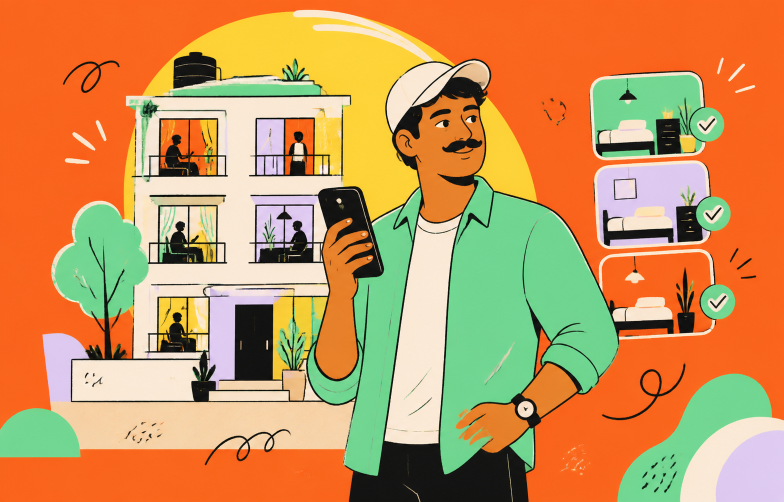
#> input picture src/assets/pg-hub/pg-hub-motion-hero.png, 1568 x 1003 px (shown at 1/2 size)
$ python generate_frames.py
#> lines starting #> are read from the running program, lines starting #| are printed output that depends on the picture
from PIL import Image, ImageDraw, ImageFont, ImageFilter
from pathlib import Path
import math
import random

ROOT = Path(__file__).resolve().parents[1]
OUT = ROOT / "video" / "frames"
OUT.mkdir(parents=True, exist_ok=True)

W, H, FPS, SECONDS = 1080, 1920, 24, 8
INK = "#101116"
CREAM = "#F4EFE3"
ORANGE = "#F26A2E"
YELLOW = "#FFD84D"
MINT = "#78DFA7"
LILAC = "#E7D8FF"
BLUE = "#635BFF"
PINK = "#FF78D1"

FONT_BLACK = "/System/Library/Fonts/Supplemental/Arial Black.ttf"
FONT_BOLD = "/System/Library/Fonts/Supplemental/Arial Bold.ttf"
FONT_SERIF = "/System/Library/Fonts/Supplemental/Georgia Bold Italic.ttf"
FONT_MONO = "/System/Library/Fonts/SFNSMono.ttf"

def font(path, size):
    try:
        return ImageFont.truetype(path, size)
    except OSError:
        return ImageFont.truetype(FONT_BOLD, size)

F_HUGE = font(FONT_BLACK, 218)
F_BIG = font(FONT_BLACK, 122)
F_MED = font(FONT_BLACK, 78)
F_CARD = font(FONT_BLACK, 54)
F_SERIF_BIG = font(FONT_SERIF, 116)
F_SMALL = font(FONT_BOLD, 32)
F_TINY = font(FONT_MONO, 22)

def clamp(v, lo=0.0, hi=1.0):
    return max(lo, min(hi, v))

def ease_out(v):
    v = clamp(v)
    return 1 - (1 - v) ** 3

# [4 lines left out: function ease_back, not called in this run]

def ease_in_out(v):
    v = clamp(v)
    return -(math.cos(math.pi * v) - 1) / 2

# [4 lines left out: function centered, not called in this run]

def rounded(draw, xy, radius, fill, outline=None, width=1):
    draw.rounded_rectangle(xy, radius=radius, fill=fill, outline=outline, width=width)

# [26 lines left out: functions pop_text, draw_scribble, not called in this run]

hero = Image.open(ROOT / "src/assets/pg-hub/pg-hub-motion-hero.png").convert("RGB")
#> hero is the input picture: PIL image 1568x1003 RGB; mean R, G, B 200.7, 148.5, 90.9
hero_scale = 1540 / hero.height
#> hero_scale = 1.54
hero_large = hero.resize((int(hero.width * hero_scale), 1540), Image.Resampling.LANCZOS)
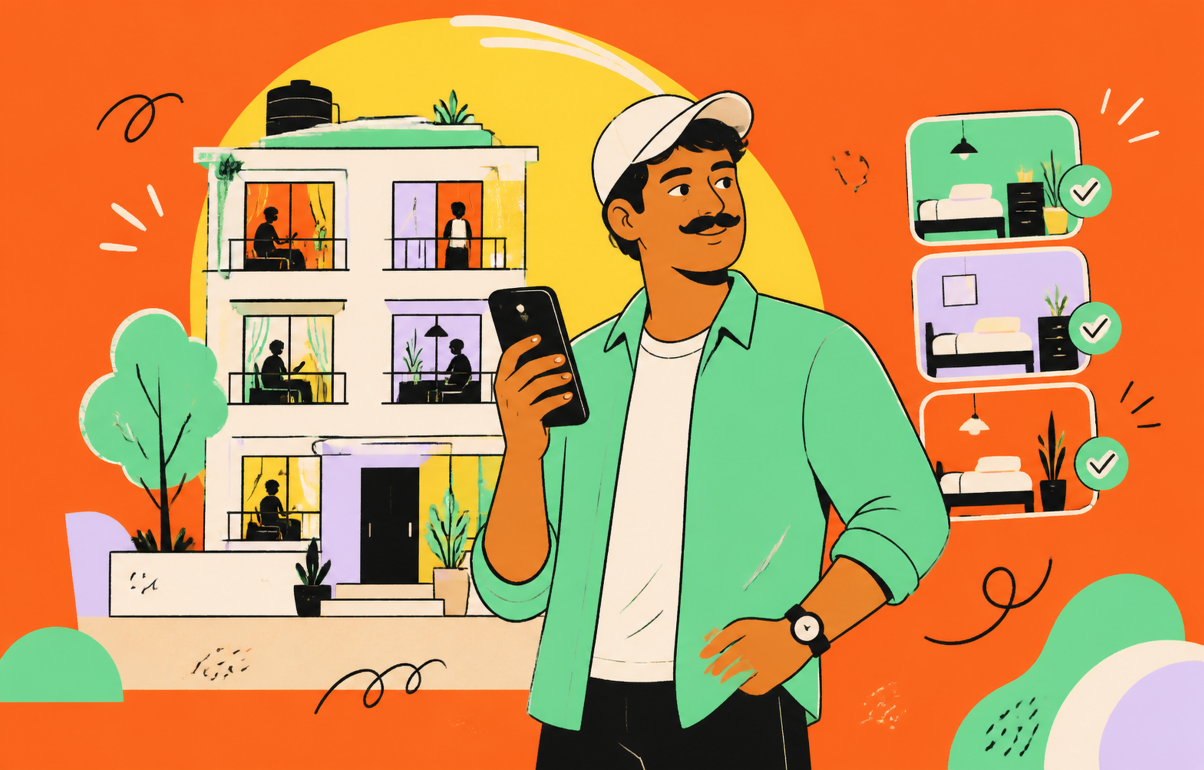
#> hero_large: PIL image 2407x1540 RGB (shown at 1/2 size); mean R, G, B 200.7, 148.5, 90.9
hero_crop = hero_large.crop((450, 0, 1530, 1540))
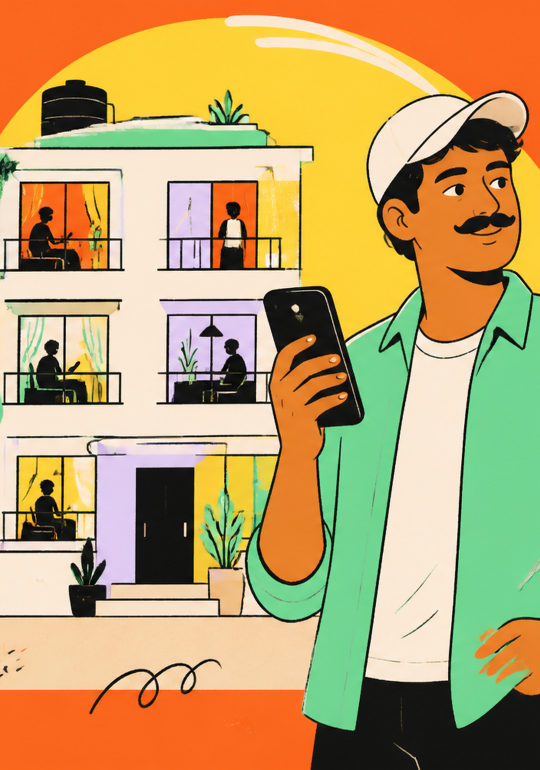
#> hero_crop: PIL image 1080x1540 RGB (shown at 1/2 size); mean R, G, B 189.1, 162.1, 106.4

#> (the run stopped early here; a loop or call above may not have finished)
